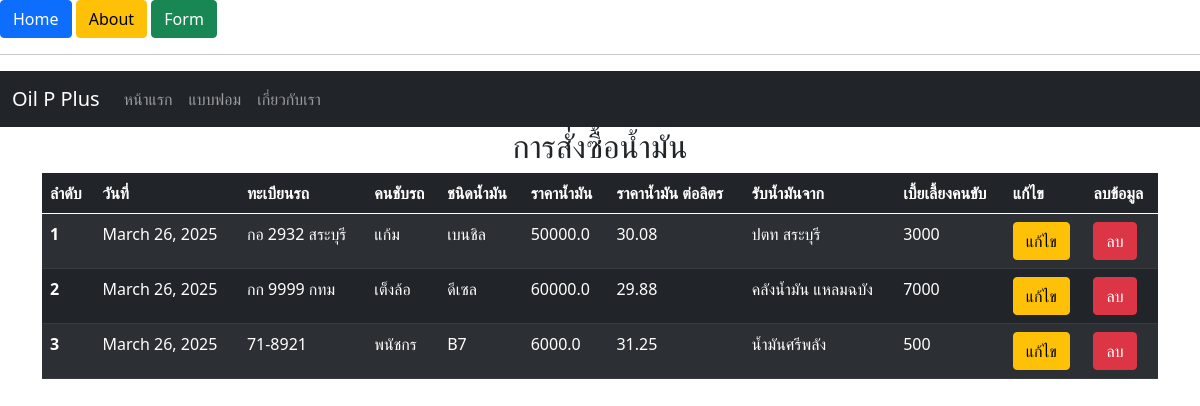
The page / on the database its author committed.
### oil_req_order/models.py (models this page shows, shortened)
class Oil_req_order(models.Model):
    plate_name = models.CharField(max_length=20)
    driver_name = models.CharField(max_length=50)
    oil_type = models.CharField(max_length=20)
    oil_amount = models.FloatField()
    oil_per_amount = models.FloatField()
    sup_oil_name = models.CharField(max_length=50)
    date = models.DateField(auto_now_add=True)
    emp_money = models.IntegerField()

### oil_req_order/views.py (the view)
# urls.py: path('',views.index),
def index(request):
    all_req = Oil_req_order.objects.all()
    return render(request,"index.html",{"all_req":all_req})

### oil_req_order/templates/index.html (shortened to what this page needs)
{% extends "base.html" %}
{% block content %}
<h2 class="text-center">การสั่งซื้อน้ำมัน</h2>
    <table class="table table-dark table-striped">
        <thead>
          <tr>
            <th scope="col">ลำดับ</th>
            <th scope="col">วันที่</th>
            <th scope="col">ทะเบียนรถ</th>
            <th scope="col">คนชับรถ</th>
            <th scope="col">ชนิดน้ำมัน</th>
            <th scope="col">ราคาน้ำมัน</th>
            <th scope="col">ราคาน้ำมัน ต่อลิตร</th>
            <th scope="col">รับน้ำมันจาก</th>
            <th scope="col">เบี้ยเลี้ยงคนขับ</th>
            <th scope="col">แก้ไข</th>
            <th scope="col">ลบข้อมูล</th>
          </tr>
        </thead>
        <tbody>
            {% for req in all_req %}
          <tr>
            <th scope="row">{{req.id}}</th>
            <td>{{req.date}}</td>
            <td>{{req.plate_name}}</td>
            <td>{{req.driver_name}}</td>
            <td>{{req.oil_type}}</td>
            <td>{{req.oil_amount}}</td>
            <td>{{req.oil_per_amount}}</td>
            <td>{{req.sup_oil_name}}</td>
            <td>{{req.emp_money}}</td>
            <td><a href="#" class="btn btn-warning">แก้ไข</a></td>
            <td><a href="#" class="btn btn-danger">ลบ</a></td>
          </tr>
          {% endfor %}
        </tbody>
      </table>
{% endblock %}

### oil_req_order/templates/base.html (shortened to what this page needs)
<!DOCTYPE html>
<html lang="en">
<head>
    <link href="https://cdn.jsdelivr.net/npm/bootstrap@5.0.2/dist/css/bootstrap.min.css" rel="stylesheet">
</head>
<body>
    <a href="/" class="btn btn-primary">Home</a>
    <a href="/about" class="btn btn-warning">About</a>
    <a href="/form" class="btn btn-success">Form</a>
    <hr>
    <nav class="navbar navbar-expand-lg navbar-dark bg-dark">
        <div class="container-fluid">
          <a class="navbar-brand" href="/">Oil P Plus</a>
          <div class="collapse navbar-collapse" id="navbarSupportedContent">
            <ul class="navbar-nav me-auto mb-2 mb-lg-0">
              <li class="nav-item">
                <a class="nav-link" aria-current="page" href="/">หน้าแรก</a>
              </li>
              <li class="nav-item">
                <a class="nav-link" href="/form">แบบฟอม</a>
              </li>
              <li class="nav-item">
                <a class="nav-link" href="/about">เกี่ยวกับเรา</a>
              </li>
          </div>
        </div>
      </nav>
    <div  class="container">
        {% block content %}
        {%endblock%}
    </div>
</html>

### rows shown on the page
Oil_req_order: id "1", date "March 26, 2025", plate_name "กอ 2932 สระบุรี", driver_name "แก้ม", oil_type "เบนชิล", oil_amount "50000.0", oil_per_amount "30.08", sup_oil_name "ปตท สระบุรี", emp_money "3000"
Oil_req_order: id "2", date "March 26, 2025", plate_name "กก 9999 กทม", driver_name "เต็งล้อ", oil_type "ดีเซล", oil_amount "60000.0", oil_per_amount "29.88", sup_oil_name "คลังน้ำมัน แหลมฉบัง", emp_money "7000"
Oil_req_order: id "3", date "March 26, 2025", plate_name "71-8921", driver_name "พนัชกร", oil_type "B7", oil_amount "6000.0", oil_per_amount "31.25", sup_oil_name "น้ำมันศรีพลัง", emp_money "500"
